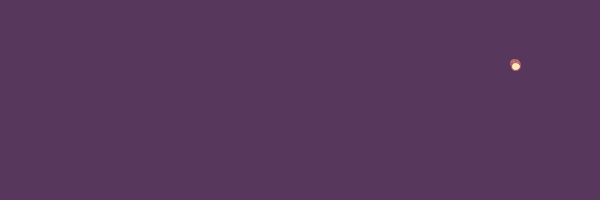
Frame 1 (no input)
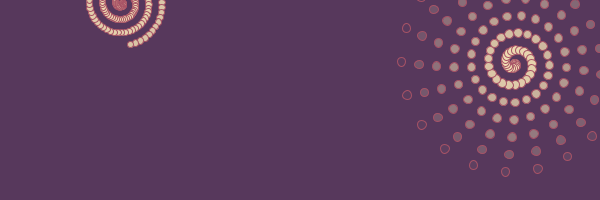
Frame 60 (the mouse pressed at the canvas centre just before this capture)
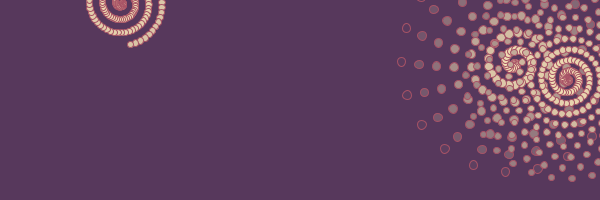
Frame 120 (the mouse held since frame 60 and released just before this capture)

The Processing sketch that drew these frames (run headless with seeded random() and noise(); from frame 60 on, the mouse is pressed at the canvas centre):

// Processing sketch: processing_150481
// ── processing_150481.pde

float r = 0;
float angle = 0;
float rSteps;
float maxR;
float angleSteps;
float ellipseSize;

float centerX;
float centerY;

void setup ()
{
  size (600, 200);
  smooth();

  setRandomValues ();

  background (#57385c);
}

void draw ()
{

  int i = 0;
  while ( i < 5)
  {
    displayEllipse ();
    moveAngle ();
    checkEdges ();
    i++;
  }
}

void checkEdges ()
{
  if (r >= maxR)
  {
    r = 0;
    angle = 0;
    setRandomValues ();
  }
}

void setRandomValues ()
{
  rSteps = random (0.5, 4);
  maxR = random (50, 300);
  angleSteps = random (PI / 100, PI /10);
  ellipseSize = random (5, 20);

  centerX = random (width);
  centerY = random (height);
}

void moveAngle ()
{

  angle = angle + angleSteps;
  r = r + angleSteps*rSteps;
}

void displayEllipse ()
{
  float colorValue = map (r, 0, maxR, 0, 1);
  color c = lerpColor (#ffedbc, #57385c, colorValue);

  fill (c);
  stroke (#A75265);

  float x = centerX + cos (angle)*r;
  float y = centerY + sin (angle)*r;

  ellipse (x, y, ellipseSize, ellipseSize);
}

void mousePressed ()
{
  r = 0;
  angle = 0;
  setRandomValues ();

  background (#57385c);
}
